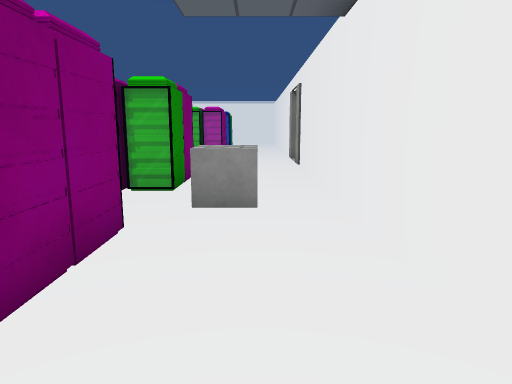
View 1 (above)

19 first-person views from a walk through a scene from a Unity 3-D project. The camera is 1.2 m above the floor, tilts 10° down and sees 70° across. Doors are open. The floor is counted in squares, 1 m on a side. Each view is taken from the middle of a square. On the plan, view 1 faces up. The plan holds only what a view shows up to about 15 squares ahead; the rest is blank. The place goes on beyond the plan. The player character is not drawn. Some animated figures are left out. Some surface patterns are stand-ins.

View 2
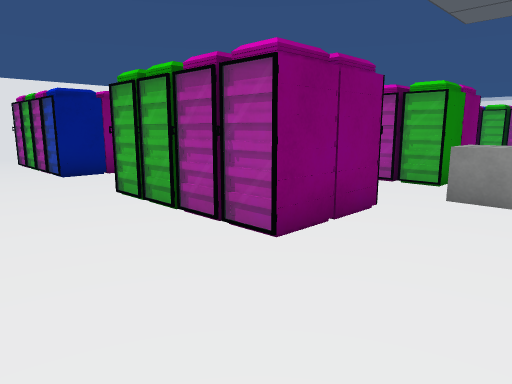

View 3
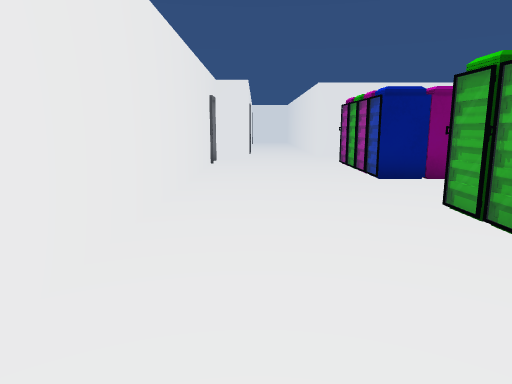

View 4
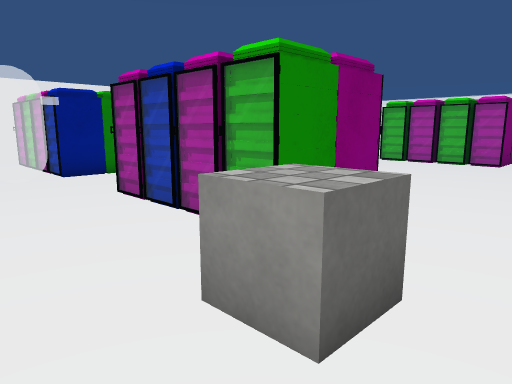

View 5
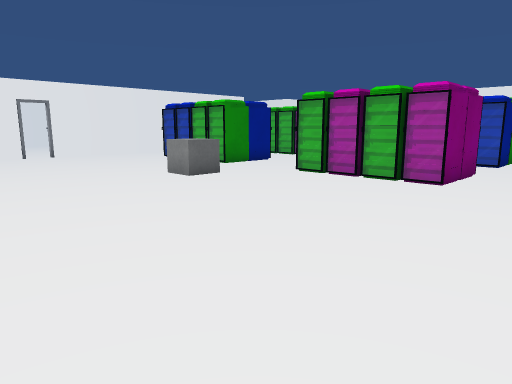

View 6
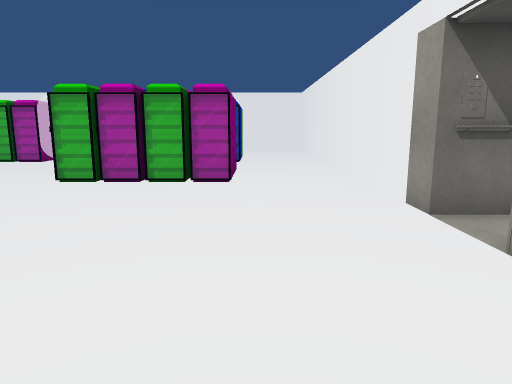

View 7
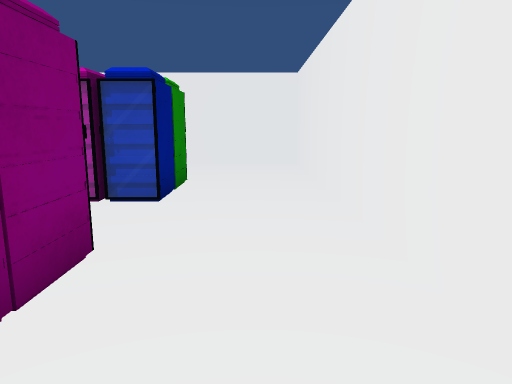

View 8
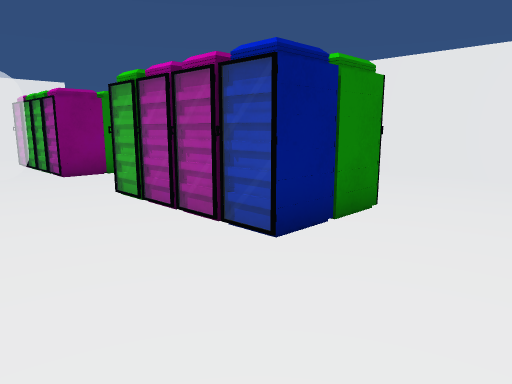

View 9
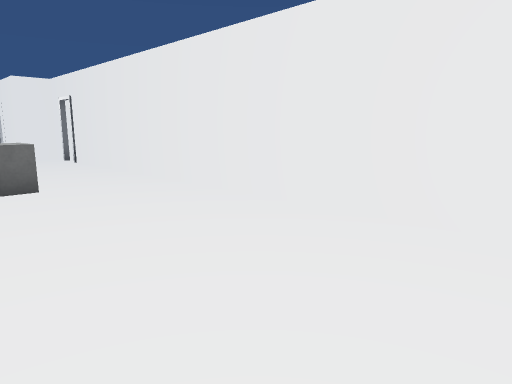

View 10
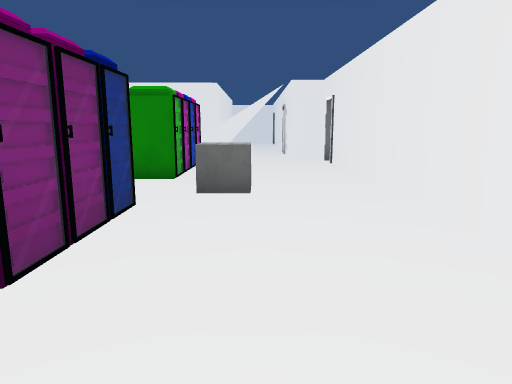

View 11
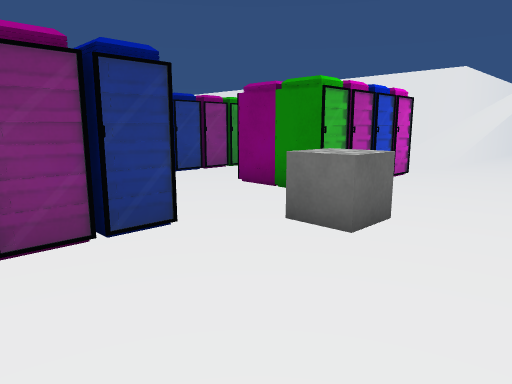

View 12
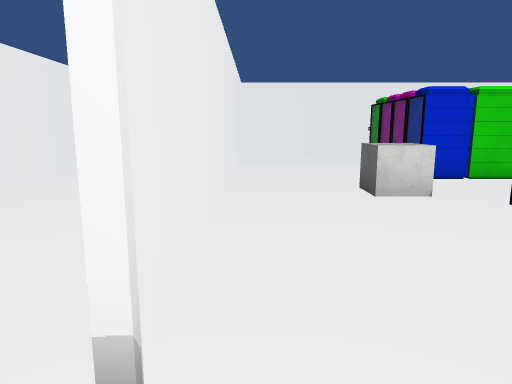

View 13
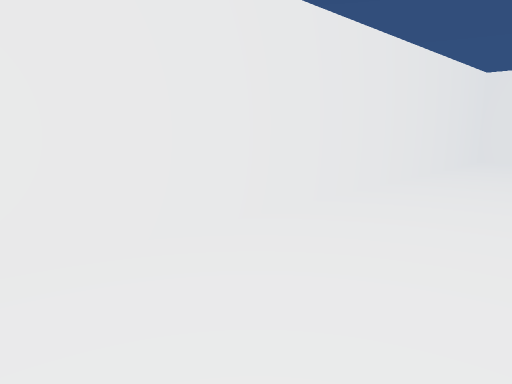

View 14
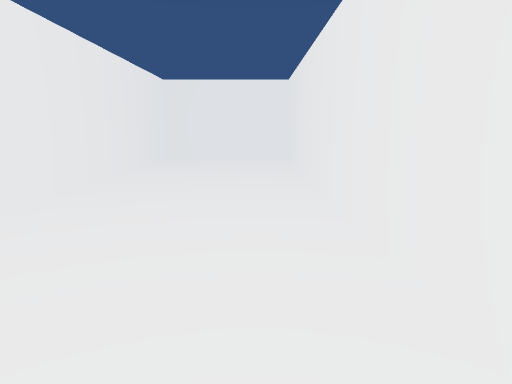

View 15
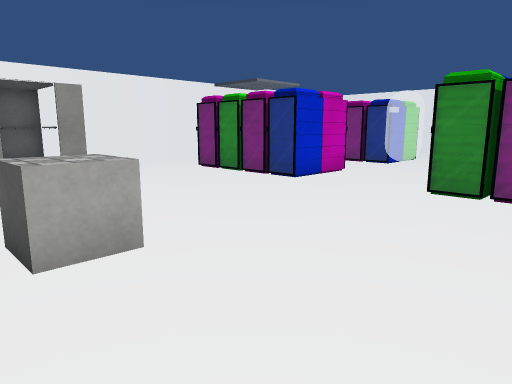

View 16
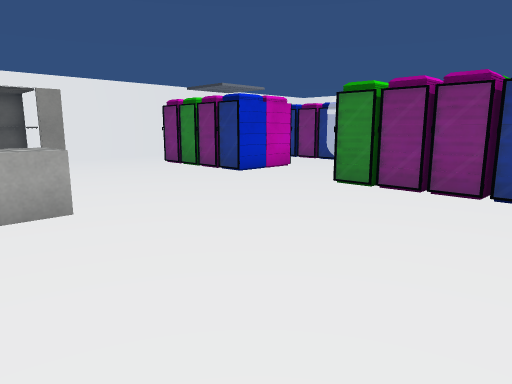

View 17
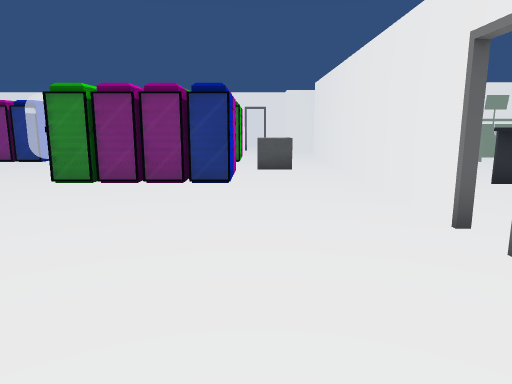

View 18
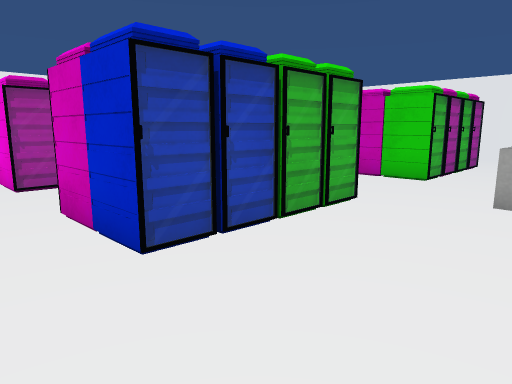

View 19
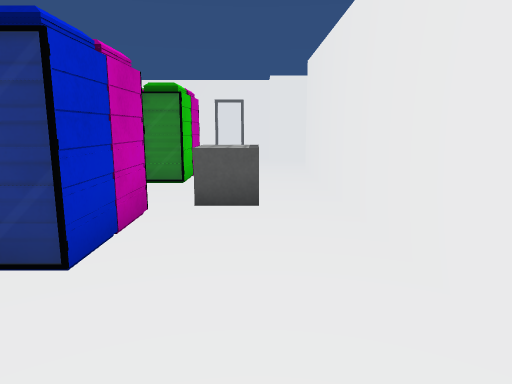

### Floor plan
Points are (right, up) in squares from view 1. A wall is a line through its corners. A room is listed if a view was taken in it or the views show most of it. See-through windows are left out.
Room 1 (views 1, 2, 3, 4, 5, 6, 7, 8, 9, 10, 11, 12, 15, 16, 17, 18, 19)
walls: (1.4, 12.2) (3.3, 12.2); (-15.4, 12.9) (-15.4, 1.5); (-15.4, 14.3) (-15.4, 13.6); (1.4, 14.6) (1.4, 28.6) (-12.6, 28.6); (1.4, 1.9) (1.4, 11.5); (-15.4, 24.4) (-15.4, 21.9); (-12.6, -2.5) (-2, -2.5); (-15.9, -1.3) (-14.5, -1.3) (-14.5, -2.5) (-13.4, -2.5); (-13.4, 28.6) (-14.5, 28.6) (-14.5, 27.4) (-17, 27.4)
low walls: (-13.9, 24.4) (-14, 23.5); (-14, 24.5) (-13.8, 24); (-14, 24.5) (-14, 23.6); (-14.1, 24.6) (-14, 23.9) (-14, 23.6)
ways out: open door at (-13, 29) to room 2; opening at (-16, 26); open door at (-15, 13); open door at (-13, -2.5)
objects: other object (-14, 6) to (-13, 6); other object (-12, 2) to (-12, 3); other object (-12, 4); other object (-12, 7) to (-12, 8); other object (-12, 9); other object (-12, 17) to (-12, 18); other object (-12, 19); other object (-12, 22) to (-12, 23); other object (-12, 24); other object (-11, 2) to (-11, 3); other object (-11, 7) to (-11, 8); other object (-11, 9); other object (-11, 17) to (-11, 18); other object (-11, 19); other object (-11, 22) to (-11, 23); other object (-11, 24); other object (-10, 2) to (-10, 3); other object (-10, 7) to (-10, 8); other object (-10, 9); other object (-10, 17) to (-10, 18); other object (-10, 19); other object (-10, 22) to (-10, 23); other object (-10, 24); other object (-9, 2) to (-9, 3); other object (-9, 4); other object (-9, 7) to (-9, 8); other object (-9, 9); other object (-9, 17) to (-9, 18); other object (-9, 19); other object (-9, 22) to (-9, 23); other object (-9, 24); other object (-7, 15); other object (-7, 25) to (-7, 26); other object (-5, 2) to (-5, 3); other object (-5, 4); other object (-5, 7) to (-5, 8); other object (-5, 9); other object (-5, 17) to (-5, 18); other object (-5, 19); other object (-5, 22) to (-5, 23); other object (-5, 24); other object (-4, 2) to (-4, 3); other object (-4, 4); other object (-4, 7) to (-4, 8); other object (-4, 9); other object (-4, 17) to (-4, 18); other object (-4, 22) to (-4, 23); other object (-4, 24); other object (-3, 2) to (-3, 3); other object (-3, 4); other object (-3, 7) to (-3, 8); other object (-3, 9); other object (-3, 17) to (-3, 18); other object (-3, 22) to (-3, 23); other object (-3, 24); other object (-2, 2) to (-2, 3); other object (-2, 4); other object (-2, 7) to (-2, 8); other object (-2, 9); other object (-2, 17) to (-2, 18); other object (-2, 19); other object (-2, 22) to (-2, 23); other object (-2, 24); other object (-1, 6) to (0, 6); other object (3, 13)
Room 2 (views 13, 14)
walls: (-11.5, 28.8) (1.4, 28.8) (1.4, 33.5) (-12.5, 33.5)
ways out: open door at (-13, 29) to room 1

Where each view was taken, in squares from view 1:
view 1: 0 up, 0 right, facing up
view 2: 1 down, 1 right, facing up-left
view 3: 1 down, 0 right, facing left
view 4: 4 up, 1 right, facing up-left
view 5: 9 up, 1 right, facing up-left
view 6: 9 up, 1 left, facing up
view 7: 16 up, 0 right, facing up
view 8: 19 up, 1 right, facing up-left
view 9: 24 up, 1 right, facing up-left
view 10: 26 up, 0 right, facing left
view 11: 28 up, 3 left, facing down-left
view 12: 28 up, 14 left, facing right
view 13: 30 up, 13 left, facing up-right
view 14: 30 up, 13 left, facing right
view 15: 16 up, 11 left, facing down-right
view 16: 16 up, 13 left, facing down-right
view 17: 17 up, 13 left, facing down
view 18: 14 up, 14 left, facing up-right
view 19: 12 up, 14 left, facing down
